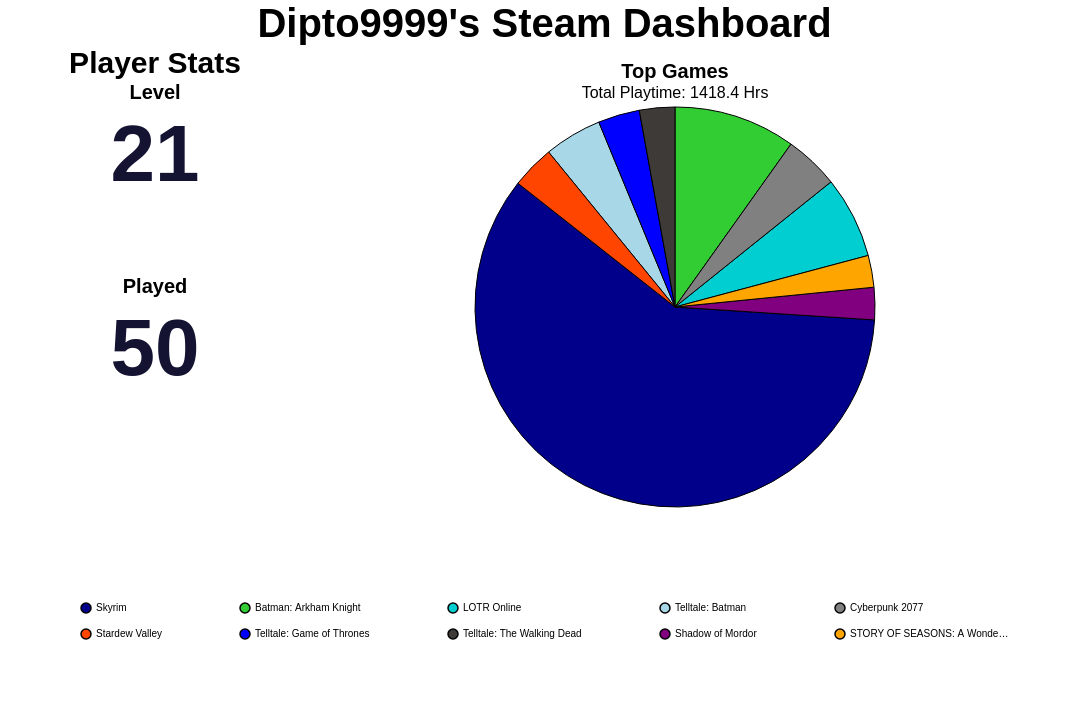

Here is the Vega-Lite specification saved for this chart:
### Vega-Lite specification from a JSON file in a GitHub repository (floating-point values rounded to 4 significant figures)
{"config": {"view": {"continuousWidth": 300, "continuousHeight": 300, "strokeOpacity": 0, "strokeWidth": 1.5}, "axis": {"labelFontSize": 12, "titleFontSize": 16}, "legend": {"labelFontSize": 12, "titleFontSize": 16}}, "hconcat": [{"vconcat": [{"data": {"name": "data-2499b64f9be58983f459d2071ccce1f4"}, "mark": {"type": "text", "align": "center", "baseline": "middle", "color": "#141331", "fontSize": 80, "fontWeight": "bold"}, "encoding": {"text": {"field": "Value", "type": "quantitative"}, "x": {"axis": null, "field": "Metric", "type": "nominal"}, "y": {"value": 50}}, "height": 150, "title": {"text": "Level", "anchor": "middle", "fontSize": 20}, "width": 300}, {"data": {"name": "data-3d361614c23f12396fa0eab35a1d9e7a"}, "mark": {"type": "text", "align": "center", "baseline": "middle", "color": "#141331", "fontSize": 80, "fontWeight": "bold"}, "encoding": {"text": {"field": "Value", "type": "quantitative"}, "x": {"axis": null, "field": "Metric", "type": "nominal"}, "y": {"value": 50}}, "height": 150, "title": {"text": "Played", "anchor": "middle", "fontSize": 20}, "width": 300}], "title": {"text": "Player Stats", "anchor": "middle", "fontSize": 30}}, {"data": {"name": "data-9242f5ff95f9e7ce3551564f9b8291b2"}, "mark": {"type": "arc", "stroke": "black", "strokeWidth": 1}, "encoding": {"color": {"field": "name", "legend": {"columnPadding": 75, "columns": 5, "direction": "horizontal", "labelFontSize": 10, "orient": "bottom", "padding": 75, "rowPadding": 10, "title": "", "titleAlign": "center", "titleFontSize": 16}, "scale": {"range": ["#00008B", "#32CD32", "#00CED1", "#A8D7E7", "#808080", "#FF4500", "#0000FF", "#3D3A38", "#800080", "#FFA500", "#006400", "#8B0000", "#FFD700", "#4682B4", "#2E8B57"]}, "sort": null, "type": "nominal"}, "theta": {"field": "playtime_percentage", "type": "quantitative"}, "tooltip": [{"field": "name", "title": "Game", "type": "nominal"}, {"field": "playtime_forever", "format": ".1f", "title": "Time (Hrs)", "type": "quantitative"}, {"field": "playtime_percentage", "format": ".2f", "title": "Playtime (%)", "type": "quantitative"}]}, "height": 400, "title": {"text": "Top Games", "anchor": "middle", "fontSize": 20, "subtitle": "Total Playtime: 1418.4 Hrs", "subtitleFontSize": 16}, "width": 700}], "padding": {"left": 250, "right": 250, "top": 0, "bottom": 0}, "title": {"text": "Dipto9999's Steam Dashboard", "anchor": "middle", "fontSize": 40}, "$schema": "https://vega.github.io/schema/vega-lite/v6.1.0.json", "datasets": {"data-2499b64f9be58983f459d2071ccce1f4": [{"Metric": "Level", "Value": 21}], "data-3d361614c23f12396fa0eab35a1d9e7a": [{"Metric": "Played", "Value": 50}], "data-9242f5ff95f9e7ce3551564f9b8291b2": [{"name": "Skyrim", "playtime_forever": 845.3, "appid": 72850, "playtime_percentage": 59.59}, {"name": "Batman: Arkham Knight", "playtime_forever": 139.7, "appid": 208650, "playtime_percentage": 9.85}, {"name": "LOTR Online", "playtime_forever": 93.82, "appid": 212500, "playtime_percentage": 6.61}, {"name": "Telltale: Batman", "playtime_forever": 66.22, "appid": 498240, "playtime_percentage": 4.67}, {"name": "Cyberpunk 2077", "playtime_forever": 62.2, "appid": 1091500, "playtime_percentage": 4.39}, {"name": "Stardew Valley", "playtime_forever": 49.5, "appid": 413150, "playtime_percentage": 3.49}, {"name": "Telltale: Game of Thrones", "playtime_forever": 47.68, "appid": 330840, "playtime_percentage": 3.36}, {"name": "Telltale: The Walking Dead", "playtime_forever": 40.52, "appid": 207610, "playtime_percentage": 2.86}, {"name": "Shadow of Mordor", "playtime_forever": 37.05, "appid": 241930, "playtime_percentage": 2.61}, {"name": "STORY OF SEASONS: A Wonderful Life", "playtime_forever": 36.47, "appid": 2111170, "playtime_percentage": 2.57}]}}
